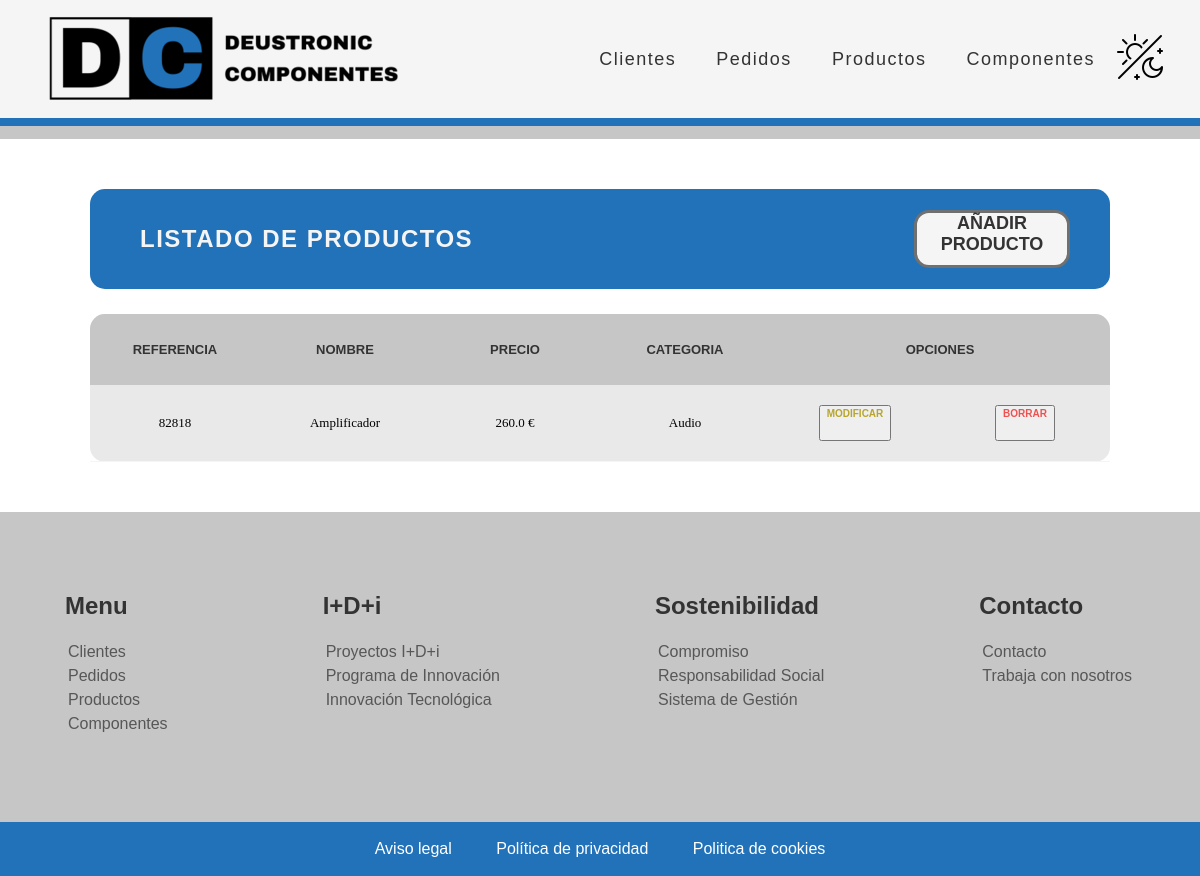
The page /appGestionPedidos/producto/list on the database as committed earlier.
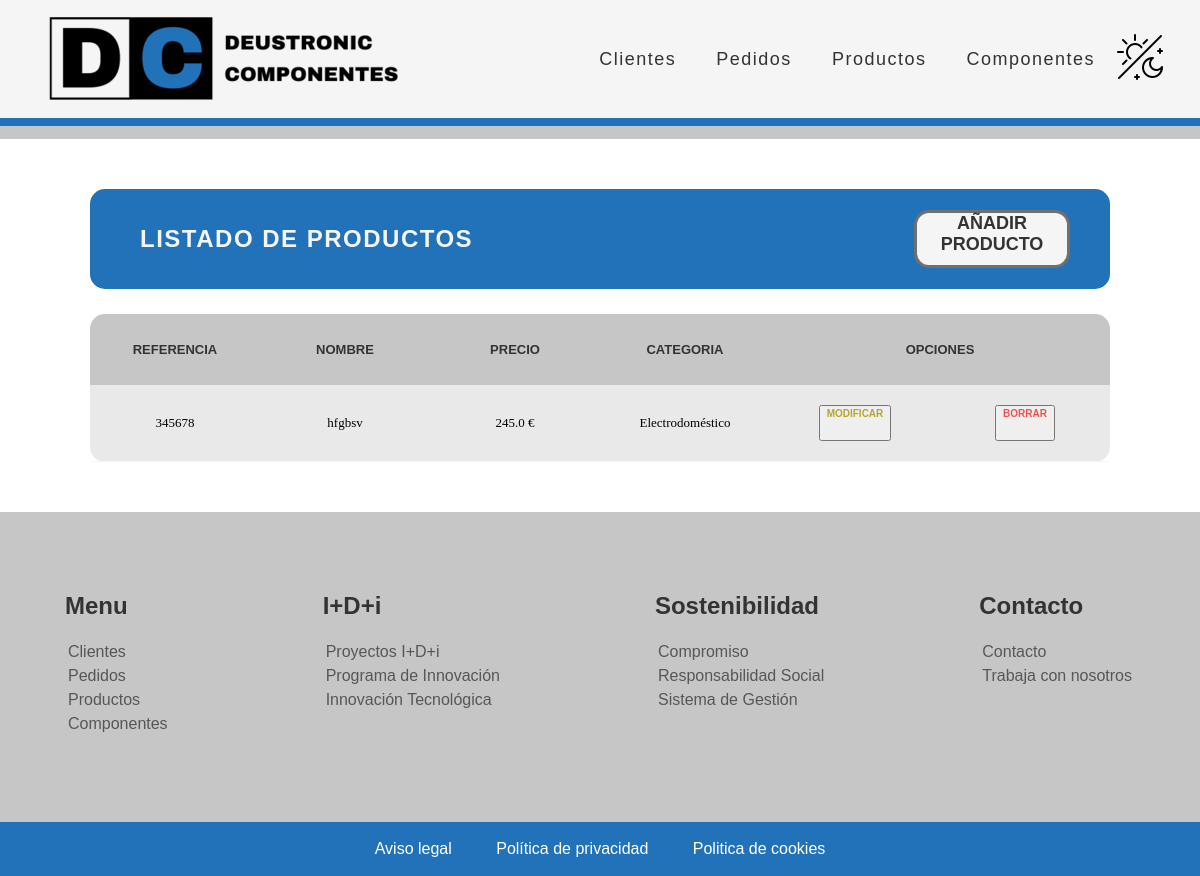
The same page on the database as committed later.
### appGestionPedidos/models.py (models this page shows, shortened)
class Producto(models.Model):
    referencia = models.IntegerField(unique=True)
    precio = models.FloatField(validators=[MinValueValidator(0.01)])
    nombre = models.CharField(max_length=16)
    descripcion = models.CharField(max_length=60)
    categoria = models.ForeignKey(Categoria, on_delete=models.CASCADE)
    componente = models.ManyToManyField(Componente)

class Categoria(models.Model):
    nombre = models.CharField(max_length=16)
    def __str__(self):
       return f"{self.nombre}"

### appGestionPedidos/views.py (the view)
# urls.py: path('producto/list', views.ProductoListView.as_view(), name='producto'),
class ProductoListView(ListView):
    model = Producto
    paginate_by = 4

### appGestionPedidos/templates/appGestionPedidos/producto_list.html (shortened to what this page needs)
{% extends "base.html" %}
{% load static %}
{% block contenido %}
<div class="main_container">
    <div class="main_title_container">
        <div class="main_title">
            <h2>LISTADO DE PRODUCTOS</h2>
        </div>
        <a href="/appGestionPedidos/producto/create" alt="crear_cliente">AÑADIR PRODUCTO</a>
    </div>
    <div class="main_table_container">
        {% if producto_list %}
        <table class="main_table">
            <thead>
                <tr>
                    <th>Referencia</th>
                    <th>Nombre</th>
                    <th>Precio</th>
                    <th>Categoria</th>
                    <th class="main_table_esp_1" colspan="2">Opciones</th>
                </tr>
            </thead>
            {% for producto in producto_list %}
            <tbody class="main_table_contenido">
                <tr>
                    <td>{{ producto.referencia }}</td>
                    <td>{{ producto.nombre }}</td>
                    <td>{{ producto.precio }} €</td>
                    <td>{{ producto.categoria }}</td>
                    <td class="main_table_esp_modificar">
                        <button><a href="/appGestionPedidos/modificar-producto/{{ producto.id }}">MODIFICAR</a></button>
                    </td>
                    <td class="main_table_esp_borrar">
                        <button><a class="btnEliminacion" href="/appGestionPedidos/eliminar-producto/{{ producto.id }}">BORRAR</a></button>
                    </td>
                </tr>
            </tbody>
            {% endfor %}
        </table>
        {% else %}
        <p>No hay productos creados.</p>
        {% endif %}
    </div>
</div>
{% endblock %}

Rows that differ between the two databases and show on the page:
removed Producto: referencia "82818", nombre "Amplificador", precio "260.0", categoria "Audio"
added Producto: referencia "345678", nombre "hfgbsv", precio "245.0", categoria "Electrodoméstico"
